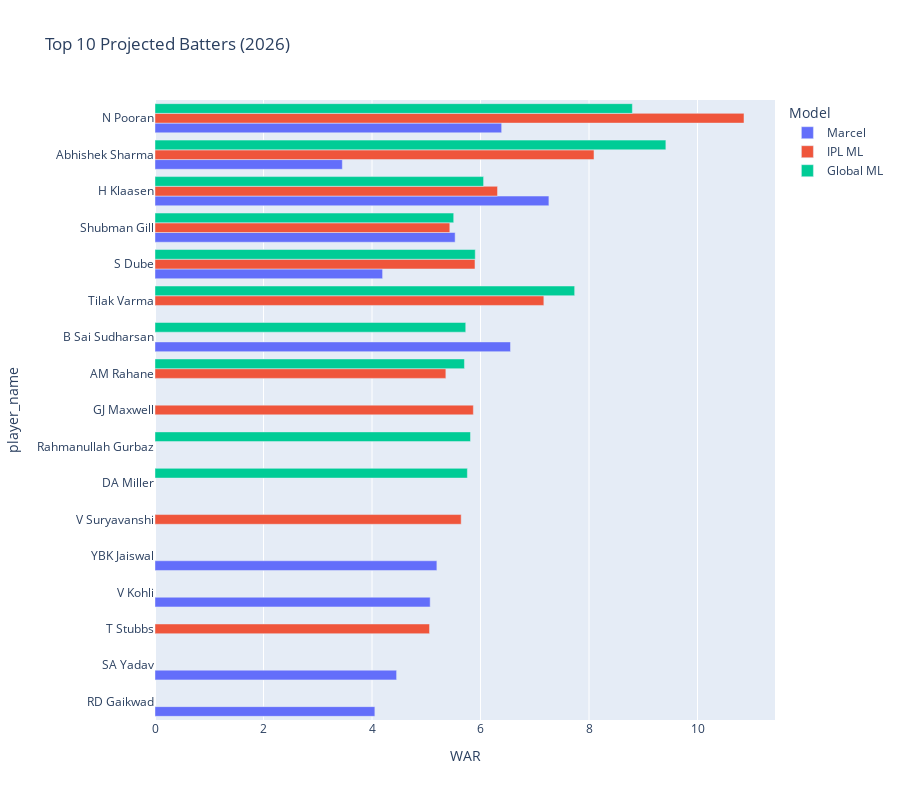

Notebook code cell kept with this figure:
### Markdown cell above
## 4. The Future: 2026 Projections

With our confidence established, let's look ahead. Who are the projected kings of IPL 2026?

We'll compare the Top 10 projections from all three models side-by-side.

### Code cell
def plot_top_projections(data, role):
    forecasts = data[role]['forecast']
    
    # Combine top 10 from each into one dataframe for plotting
    top_players = pd.DataFrame()
    
    models = [
        ('marcel', 'Marcel', '#1f77b4'), 
        ('ipl_ml', 'IPL ML', '#ff7f0e'), 
        ('global_ml', 'Global ML', '#2ca02c')
    ]
    
    for key, name, color in models:
        df = forecasts[key].sort_values(f'{key}_war', ascending=False).head(10).copy()
        df['Model'] = name
        df['WAR'] = df[f'{key}_war']
        top_players = pd.concat([top_players, df[['player_name', 'WAR', 'Model']]])
    
    fig = px.bar(
        top_players, 
        x='WAR', 
        y='player_name', 
        color='Model', 
        barmode='group',
        orientation='h',
        title=f'Top 10 Projected {role.capitalize()}s (2026)',
        height=800
    )
    fig.update_layout(yaxis={'categoryorder':'total ascending'})
    return fig

fig_proj_bat = plot_top_projections(data, 'batter')
fig_proj_bat.show()

### Figure 1 — Plotly figure (JSON) as saved in the notebook; plotly's stock layout.template omitted (floating-point values rounded to 4 significant figures)
{"data": [{"alignmentgroup": "True", "hovertemplate": "Model=Marcel<br>WAR=%{x}<br>player_name=%{y}<extra></extra>", "legendgroup": "Marcel", "marker": {"color": "#636efa", "pattern": {"shape": ""}}, "name": "Marcel", "offsetgroup": "Marcel", "orientation": "h", "showlegend": true, "textposition": "auto", "type": "bar", "x": [7.261, 6.553, 6.39, 5.533, 5.196, 5.073, 4.454, 4.195, 4.053, 3.453], "xaxis": "x", "y": ["H Klaasen", "B Sai Sudharsan", "N Pooran", "Shubman Gill", "YBK Jaiswal", "V Kohli", "SA Yadav", "S Dube", "RD Gaikwad", "Abhishek Sharma"], "yaxis": "y"}, {"alignmentgroup": "True", "hovertemplate": "Model=IPL ML<br>WAR=%{x}<br>player_name=%{y}<extra></extra>", "legendgroup": "IPL ML", "marker": {"color": "#EF553B", "pattern": {"shape": ""}}, "name": "IPL ML", "offsetgroup": "IPL ML", "orientation": "h", "showlegend": true, "textposition": "auto", "type": "bar", "x": [10.86, 8.092, 7.168, 6.314, 5.898, 5.869, 5.644, 5.434, 5.361, 5.061], "xaxis": "x", "y": ["N Pooran", "Abhishek Sharma", "Tilak Varma", "H Klaasen", "S Dube", "GJ Maxwell", "V Suryavanshi", "Shubman Gill", "AM Rahane", "T Stubbs"], "yaxis": "y"}, {"alignmentgroup": "True", "hovertemplate": "Model=Global ML<br>WAR=%{x}<br>player_name=%{y}<extra></extra>", "legendgroup": "Global ML", "marker": {"color": "#00cc96", "pattern": {"shape": ""}}, "name": "Global ML", "offsetgroup": "Global ML", "orientation": "h", "showlegend": true, "textposition": "auto", "type": "bar", "x": [9.417, 8.799, 7.736, 6.057, 5.903, 5.816, 5.758, 5.728, 5.704, 5.506], "xaxis": "x", "y": ["Abhishek Sharma", "N Pooran", "Tilak Varma", "H Klaasen", "S Dube", "Rahmanullah Gurbaz", "DA Miller", "B Sai Sudharsan", "AM Rahane", "Shubman Gill"], "yaxis": "y"}], "layout": {"barmode": "group", "height": 800, "legend": {"title": {"text": "Model"}, "tracegroupgap": 0}, "title": {"text": "Top 10 Projected Batters (2026)"}, "xaxis": {"anchor": "y", "domain": [0, 1], "title": {"text": "WAR"}}, "yaxis": {"anchor": "x", "categoryorder": "total ascending", "domain": [0, 1], "title": {"text": "player_name"}}}}
